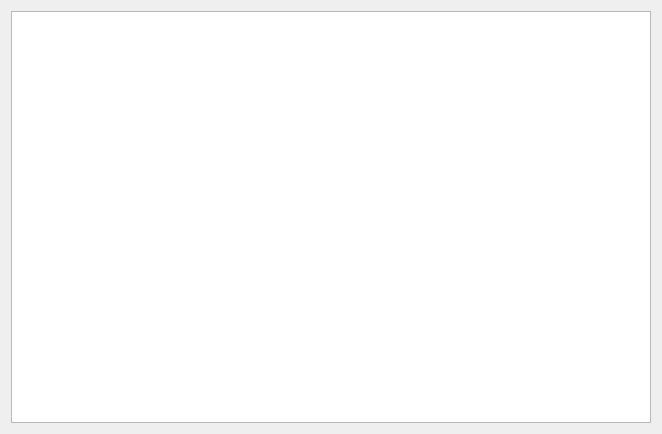
<?xml version="1.0" encoding="UTF-8"?>
<ui version="4.0">
 <class>MyQListWidgetMVViaDelegate</class>
 <widget class="QWidget" name="MyQListWidgetMVViaDelegate">
  <property name="geometry">
   <rect>
    <x>0</x>
    <y>0</y>
    <width>662</width>
    <height>434</height>
   </rect>
  </property>
  <property name="windowTitle">
   <string>MyQListWidgetMVViaDelegate</string>
  </property>
  <property name="styleSheet">
   <string notr="true">QListView::item {
    height: 50px;
}</string>
  </property>
  <layout class="QVBoxLayout" name="verticalLayout">
   <item>
    <widget class="QListWidget" name="listWidget"/>
   </item>
  </layout>
 </widget>
 <layoutdefault spacing="6" margin="11"/>
 <resources/>
 <connections/>
</ui>
